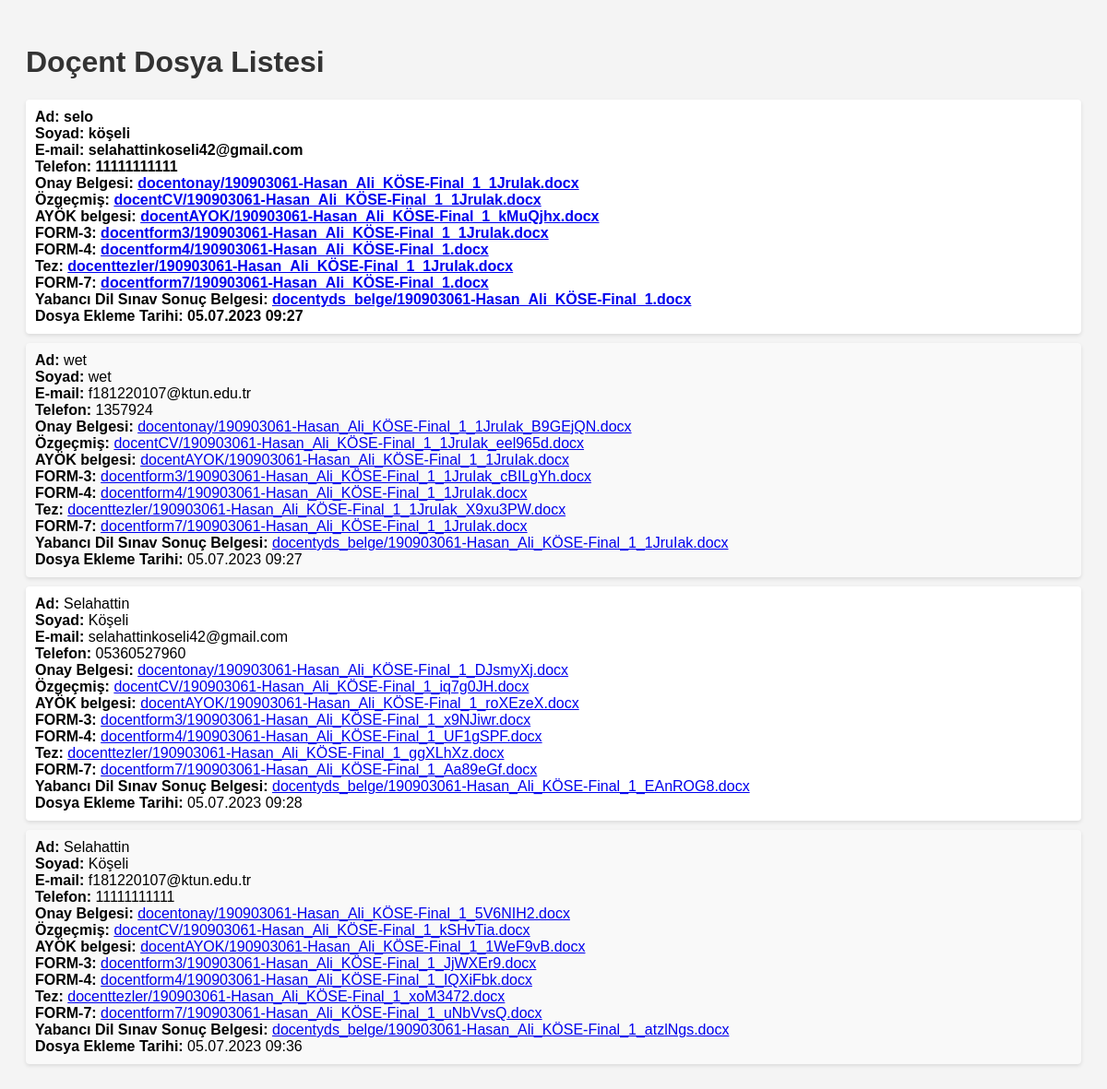
The page /dfile/dupload/ on the database its author committed.
### dfile/models.py (models this page shows)
class Docent(models.Model):
    ad = models.CharField(max_length=20, verbose_name='Ad')
    soyad = models.CharField(max_length=20, verbose_name='Soyad')
    email = models.EmailField(max_length=30, verbose_name='E-mail')
    telefon= models.CharField(max_length=15, verbose_name='Telefon')
    onay=models.FileField(upload_to='docentonay/',default="")
    ozgecmis = models.FileField(upload_to='docentCV/',default="")
    AYOK = models.FileField(upload_to='docentAYOK/',default="")
    form3=models.FileField(upload_to="docentform3/",verbose_name="FORM-3",default="")
    form4=models.FileField(upload_to="docentform4/",verbose_name="FORM-4",default="")
    tez = models.FileField(upload_to='docenttezler/',default="")
    form7=models.FileField(upload_to='docentform7/',verbose_name="FORM-7",default="")
    yds = models.FileField(upload_to='docentyds_belge/',verbose_name="YDS Sonuç Belgesi",default="")
    upload_date = models.DateTimeField(verbose_name="Yükleme Tarihi", default=timezone.now)

### dfile/views.py (the view)
# urls.py: path('dfile/dupload/',dfile_views.dupload,name="dupload"),
def dupload(request):
    basvurular = Docent.objects.all()
    return render(request, 'dupload.html', {'basvurular': basvurular})

### templates/dupload.html (shortened to what this page needs)
<!DOCTYPE html>
<html>
<head>
</head>
<body>
    <h1>Doçent Dosya Listesi</h1>
    <ul>
        {% for basvuru in basvurular %}
            <li>
                <strong>Ad:</strong> {{ basvuru.ad }}<br>
                <strong>Soyad:</strong> {{ basvuru.soyad }}<br>
                <strong>E-mail:</strong> {{ basvuru.email }}<br>
                <strong>Telefon:</strong> {{ basvuru.telefon }}<br>
                <strong>Onay Belgesi:</strong> <a href="{{ basvuru.onay.url }}">{{ basvuru.onay.name }}</a><br>
                <strong>Özgeçmiş:</strong> <a href="{{ basvuru.ozgecmis.url }}">{{ basvuru.ozgecmis.name }}</a><br>
                <strong>AYÖK belgesi:</strong> <a href="{{ basvuru.AYOK.url }}">{{ basvuru.AYOK.name }}</a><br>
                <strong>FORM-3:</strong> <a href="{{ basvuru.form3.url }}">{{ basvuru.form3.name }}</a><br>
                <strong>FORM-4:</strong> <a href="{{ basvuru.form4.url }}">{{ basvuru.form4.name }}</a><br>
                <strong>Tez:</strong> <a href="{{ basvuru.tez.url }}">{{ basvuru.tez.name }}</a><br>
                <strong>FORM-7:</strong> <a href="{{ basvuru.form7.url }}">{{ basvuru.form7.name }}</a><br>
                <strong>Yabancı Dil Sınav Sonuç Belgesi:</strong> <a href="{{ basvuru.yds.url }}">{{ basvuru.yds.name }}</a><br>
            <strong>Dosya Ekleme Tarihi:</strong> {{ basvuru.upload_date|date:"d.m.Y H:i"}}
            </li>
        {% empty %}
            <li class="empty-message">Henüz dosya bulunmamaktadır.</li>
        {% endfor %}
    </ul>
</body>
</html>

### templates/dupload.html (style rules this page uses)
body { font-family: Arial, sans-serif; background-color: #f4f4f4; padding: 20px; }
h1 { color: #333; }
ul { list-style-type: none; padding: 0; }
li { margin-bottom: 10px; background-color: #fff; padding: 10px; border-radius: 4px; box-shadow: 0 2px 4px rgba(0, 0, 0, 0.1); }
li:first-child { font-weight: bold; }
li:nth-child(even) { background-color: #f9f9f9; }

### rows shown on the page
Docent: ad "selo", soyad "köşeli", email "selahattinkoseli42@gmail.com", telefon "11111111111", onay.name "docentonay/190903061-Hasan_Ali_KÖSE-Final_1_1JruIak.docx", ozgecmis.name "docentCV/190903061-Hasan_Ali_KÖSE-Final_1_1JruIak.docx", AYOK.name "docentAYOK/190903061-Hasan_Ali_KÖSE-Final_1_kMuQjhx.docx", form3.name "docentform3/190903061-Hasan_Ali_KÖSE-Final_1_1JruIak.docx", form4.name "docentform4/190903061-Hasan_Ali_KÖSE-Final_1.docx", tez.name "docenttezler/190903061-Hasan_Ali_KÖSE-Final_1_1JruIak.docx", form7.name "docentform7/190903061-Hasan_Ali_KÖSE-Final_1.docx", yds.name "docentyds_belge/190903061-Hasan_Ali_KÖSE-Final_1.docx", upload_date "05.07.2023 09:27"
Docent: ad "wet", soyad "wet", email "f181220107@ktun.edu.tr", telefon "1357924", onay.name "docentonay/190903061-Hasan_Ali_KÖSE-Final_1_1JruIak_B9GEjQN.docx", ozgecmis.name "docentCV/190903061-Hasan_Ali_KÖSE-Final_1_1JruIak_eel965d.docx", AYOK.name "docentAYOK/190903061-Hasan_Ali_KÖSE-Final_1_1JruIak.docx", form3.name "docentform3/190903061-Hasan_Ali_KÖSE-Final_1_1JruIak_cBILgYh.docx", form4.name "docentform4/190903061-Hasan_Ali_KÖSE-Final_1_1JruIak.docx", tez.name "docenttezler/190903061-Hasan_Ali_KÖSE-Final_1_1JruIak_X9xu3PW.docx", form7.name "docentform7/190903061-Hasan_Ali_KÖSE-Final_1_1JruIak.docx", yds.name "docentyds_belge/190903061-Hasan_Ali_KÖSE-Final_1_1JruIak.docx", upload_date "05.07.2023 09:27"
Docent: ad "Selahattin", soyad "Köşeli", email "selahattinkoseli42@gmail.com", telefon "05360527960", onay.name "docentonay/190903061-Hasan_Ali_KÖSE-Final_1_DJsmyXj.docx", ozgecmis.name "docentCV/190903061-Hasan_Ali_KÖSE-Final_1_iq7g0JH.docx", AYOK.name "docentAYOK/190903061-Hasan_Ali_KÖSE-Final_1_roXEzeX.docx", form3.name "docentform3/190903061-Hasan_Ali_KÖSE-Final_1_x9NJiwr.docx", form4.name "docentform4/190903061-Hasan_Ali_KÖSE-Final_1_UF1gSPF.docx", tez.name "docenttezler/190903061-Hasan_Ali_KÖSE-Final_1_ggXLhXz.docx", form7.name "docentform7/190903061-Hasan_Ali_KÖSE-Final_1_Aa89eGf.docx", yds.name "docentyds_belge/190903061-Hasan_Ali_KÖSE-Final_1_EAnROG8.docx", upload_date "05.07.2023 09:28"
Docent: ad "Selahattin", soyad "Köşeli", email "f181220107@ktun.edu.tr", telefon "11111111111", onay.name "docentonay/190903061-Hasan_Ali_KÖSE-Final_1_5V6NIH2.docx", ozgecmis.name "docentCV/190903061-Hasan_Ali_KÖSE-Final_1_kSHvTia.docx", AYOK.name "docentAYOK/190903061-Hasan_Ali_KÖSE-Final_1_1WeF9vB.docx", form3.name "docentform3/190903061-Hasan_Ali_KÖSE-Final_1_JjWXEr9.docx", form4.name "docentform4/190903061-Hasan_Ali_KÖSE-Final_1_IQXiFbk.docx", tez.name "docenttezler/190903061-Hasan_Ali_KÖSE-Final_1_xoM3472.docx", form7.name "docentform7/190903061-Hasan_Ali_KÖSE-Final_1_uNbVvsQ.docx", yds.name "docentyds_belge/190903061-Hasan_Ali_KÖSE-Final_1_atzlNgs.docx", upload_date "05.07.2023 09:36"
